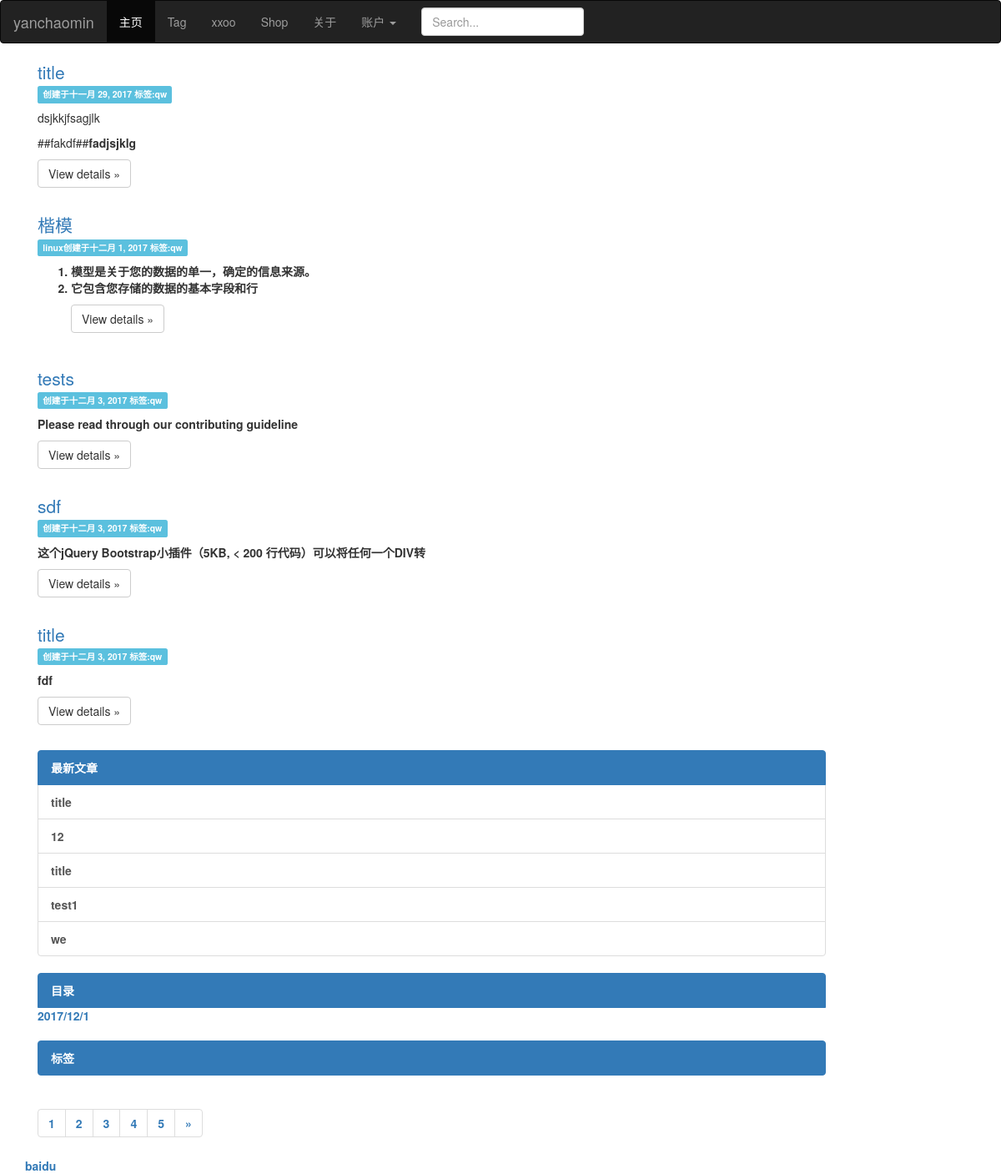
Page /blog/index/ on the earlier database version.
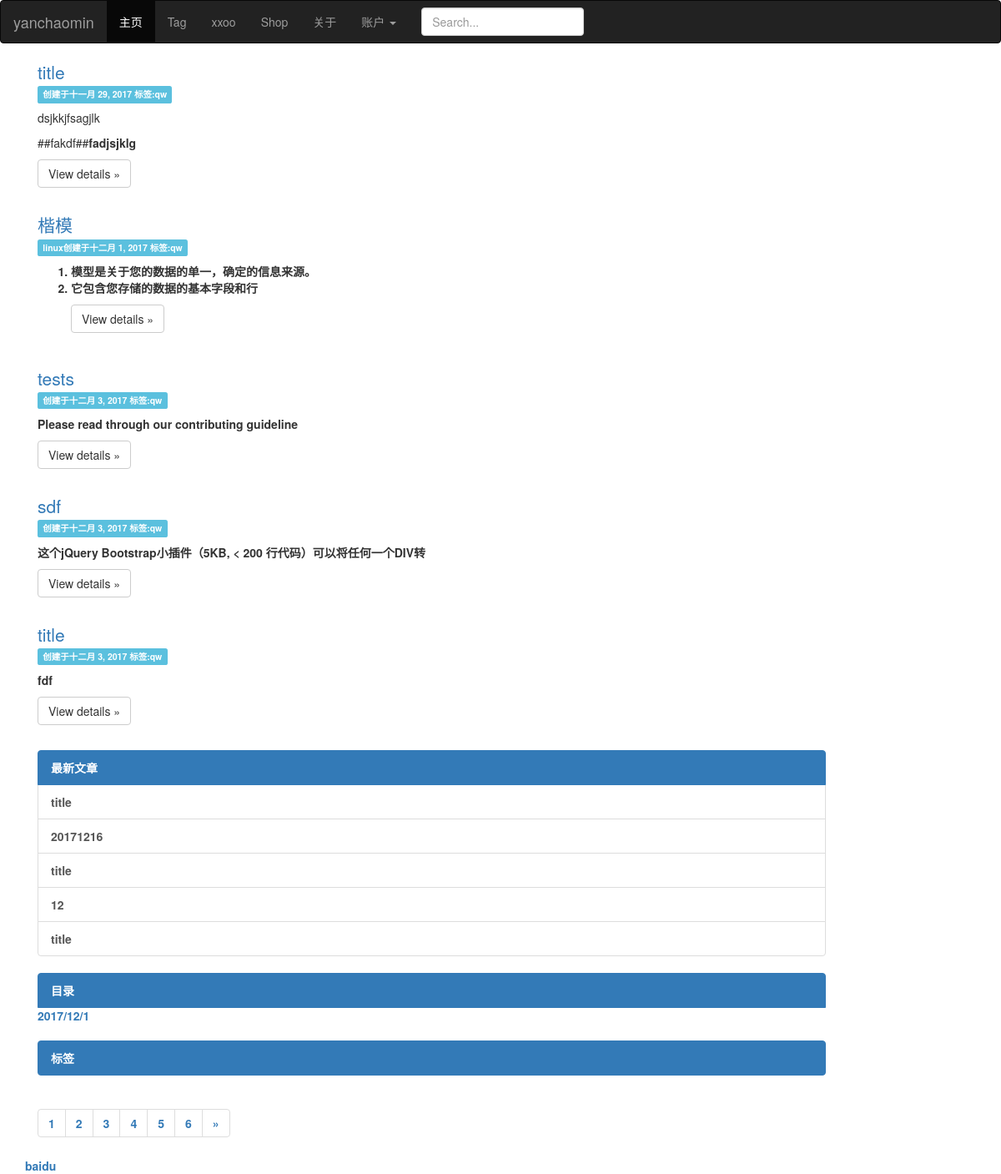
Same page on the later database version.
### application/blog/models.py (models this page shows, shortened)
class Article(models.Model):
    STATUS_CHOICES = (
        ('draft', 'Draft'),
        ('published', 'Published'),
    )
    articleauthor = UserProfile.objects.all()
    ARTICLE_AUTHOR_CHOICES = [(str(user), str(user)) for user in articleauthor]
    title = models.CharField(max_length=70,
                             default="title",
                             verbose_name="标题")
    content = RichTextField(verbose_name="内容")
    tags = TaggableManager()
    slug = models.SlugField(max_length=250,
                            unique_for_date='publish')
    publish = models.DateTimeField(default=timezone.now)
    created_time = models.DateField(auto_now_add=True)
    modified_time = models.DateTimeField(auto_now=True)
    excerpt = models.CharField(max_length=200, blank=True)
    category = models.ForeignKey(Category,
                                 blank=True,
                                 null=True)
    author = models.CharField(choices=ARTICLE_AUTHOR_CHOICES,
                              default='',
                              max_length=30)
    status = models.CharField(max_length=10,
                              choices=STATUS_CHOICES,
                              default='draft')
    def get_absolute_url(self):
        return reverse('blog:article_page', kwargs={'article_id': self.id})
    class Meta:
        ordering = ('created_time',)
        verbose_name = u"文章"
        verbose_name_plural = verbose_name

class Category(models.Model):
    name = models.CharField(max_length=100,
                            null=True,
                            default="")
    def __unicode__(self):
        return self.name
    class Meta:
        verbose_name = u'目录'
        verbose_name_plural = verbose_name

### application/blog/views.py (the view)
# urls.py: url(r'index/$', views.index, name='index'),
def index(request, tag_slug=None):
    article_list = Article.objects.all()
    tags = Tag.objects.all()
    categories = Category.objects.all()
    indexword = Famouswords.objects.order_by('?')[:1]
    tag = None
    if tag_slug:
        tag = get_object_or_404(Tag, slug=tag_slug)
        article_list = article_list.filter(tags__in=[tag])
    paginator = Paginator(article_list, 5)
    page = request.GET.get('page')
    try:
        articles = paginator.page(page)
    except PageNotAnInteger:
        articles = paginator.page(1)
    except EmptyPage:
        articles = paginator.page(paginator.num_pages)
    context = {'articles': articles,
               'indexword': indexword,
               'categories': categories,
               'tags': tags}
    return render(request, 'index.html', context)

### application/blog/templatetags/blog_tags.py (called while the page is built)
@register.simple_tag
def get_recent_articles(num=5):
    return Article.objects.all().order_by('-created_time')[:num]

@register.filter(name='markdown')
def markdown_format(text):
    return mark_safe(markdown.markdown(text))

### application/cart/context_processors.py (called while the page is built)
def cart(request):
    return {'cart': Cart(request)}

### application/blog/templates/index.html (shortened to what this page needs)
<!DOCTYPE html>
{% extends "base.html" %}
{% load staticfiles %}
{% load blog_tags %}
{% block content %}
<div class="container">
    <div class="row row-fluid">
        <div class="span9">
            <div class="col-xs-12 col-lg-9 offset1">
            {% for article in articles %}
                <div>
                    <a class="lead" href="{% url 'blog:article_page' article.id %}">{{ article.title }}</a>
                    <br>
                    <span class=" label label-info">{{ article.author }}创建于{{ article.created_time }}  标签:{{ article.tags.all|join:"," }}</span>
                    <p>{{ article.excerpt|markdown|truncatewords_html:30}}</p>
                    <p><a class="btn btn-default" href="{% url 'blog:article_page' article.id %}" role="button">View details &raquo;</a></p>
                    <br/>
                </div>
            {% endfor %}
            </div>
        </div>
        <div class="span3">
        <div class="col-xs-12 col-sm-10">
            <div class="list-group">
            <a href="#" class="list-group-item active">最新文章</a>
            {% get_recent_articles as recent_post_list %}
            {% for post in recent_post_list %}
            <a href="{{ post.get_absolute_url }}" class="list-group-item">{{ post.title }}</a>
            {% endfor %}
            </div>
        </div>
        <div class="col-xs-12 col-sm-10">
          <div class="list-group">
            <a href="#" class="list-group-item active">目录</a>
            {% for category in categories %}
            <a href="">{{ category }}</a>
            {% empty %}
            暂无分类
            {% endfor %}
          </div>
        </div>
        <div class="col-xs-12 col-sm-10">
            <div class="list-group">
                <a href="#" class="list-group-item active">标签</a>
            </div>
        </div>
        </div>
    </div>
    <nav aria-label="Page navigation offset5">
        <ul class="pagination ">
            {% for pg in articles.paginator.page_range %}
                {% if article.number == pg %}
                    <li class="active" ><a href="?page={{ pg }}">{{ pg }}</a></li>
                {% else %}
                    <li><a href="?page={{ pg }}">{{ pg }}</a></li>
                {% endif %}
            {% endfor %}
            {% if articles.has_next %}
            <li>
                <a href="?page={{ articles.next_page_number }}" aria-label="Next">
                <span aria-hidden="true">&raquo;</span>
                </a>
            </li>
            {% endif %}
        </ul>
    </nav>
</div>
{% endblock %}

Differences in the rows shown:
no longer on this page (row unchanged): Article: title "test1"
no longer on this page (row unchanged): Article: title "we"
added Article: title "title"
added Article: title "20171216"
Other differences:
new list line: "6"
